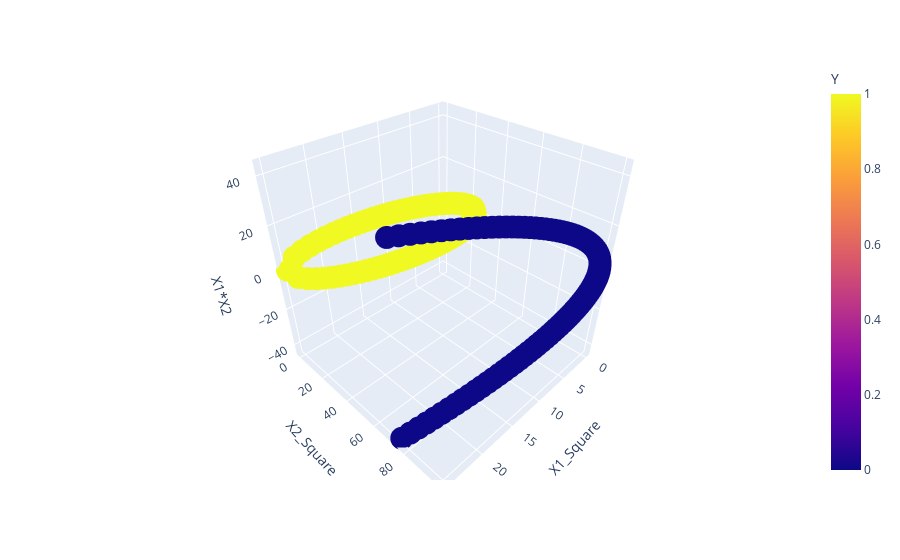

Notebook cell for this chart:
### Code cell
#take 3 features
fig = px.scatter_3d(df, x='X1_Square', y='X2_Square', z='X1*X2', color='Y')
fig.show()

### Figure 1 — Plotly figure (JSON) as saved in the notebook; plotly's stock layout.template omitted (floating-point values rounded to 4 significant figures; data arrays with more than 128 entries replaced by an {"elided": "..."} marker saying what was removed)
{"data": [{"hovertemplate": "X1_Square=%{x}<br>X2_Square=%{y}<br>X1*X2=%{z}<br>Y=%{marker.color}<extra></extra>", "legendgroup": "", "marker": {"color": {"elided": "400 int values"}, "coloraxis": "coloraxis", "symbol": "circle"}, "mode": "markers", "name": "", "scene": "scene", "showlegend": false, "type": "scatter3d", "x": {"elided": "400 float values"}, "y": {"elided": "400 float values"}, "z": {"elided": "400 float values"}}], "layout": {"coloraxis": {"colorbar": {"title": {"text": "Y"}}, "colorscale": [[0, "#0d0887"], [0.1111, "#46039f"], [0.2222, "#7201a8"], [0.3333, "#9c179e"], [0.4444, "#bd3786"], [0.5556, "#d8576b"], [0.6667, "#ed7953"], [0.7778, "#fb9f3a"], [0.8889, "#fdca26"], [1, "#f0f921"]]}, "legend": {"tracegroupgap": 0}, "margin": {"t": 60}, "scene": {"domain": {"x": [0, 1], "y": [0, 1]}, "xaxis": {"title": {"text": "X1_Square"}}, "yaxis": {"title": {"text": "X2_Square"}}, "zaxis": {"title": {"text": "X1*X2"}}}}}
